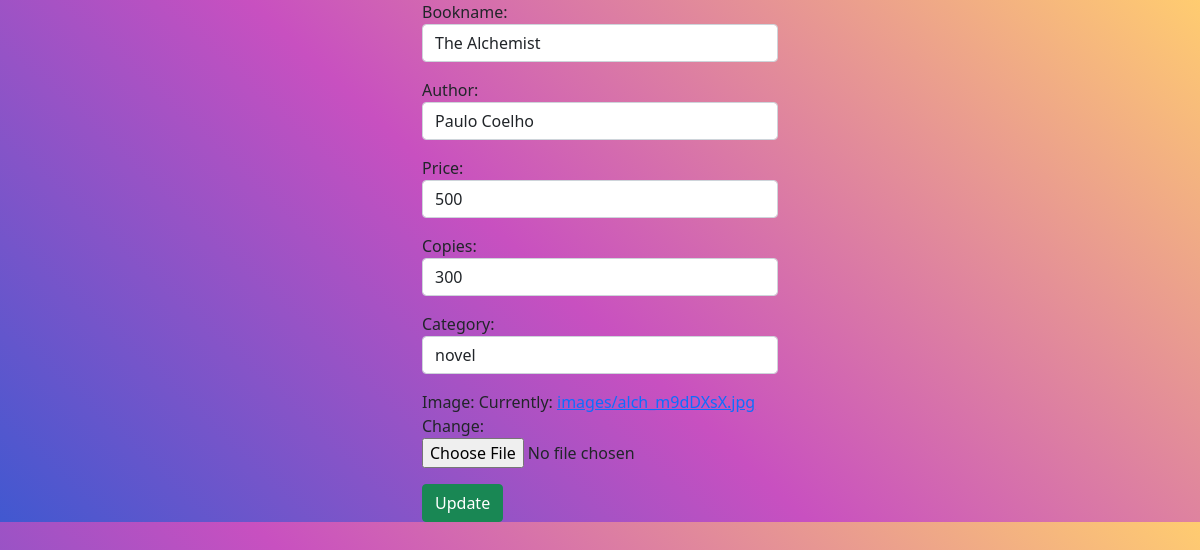
Screenshot of /owner/books/change/1 (signed in) with the database file from the repository.
### owner/models.py (models this page shows, shortened)
class Book(models.Model):
    book_name=models.CharField(max_length=100,unique=True,blank=True)
    author=models.CharField(max_length=100)
    price=models.PositiveIntegerField()
    copies=models.PositiveIntegerField()
    category=models.CharField(max_length=100,null=True)
    image=models.ImageField(upload_to="images",null=True)

### customer/decorators.py (the view)
    def wrapper(request,id=None,*args,**kwargs):
        if not request.user.is_superuser:
            return redirect("signin")
        else:
            return func(request,id,*args,**kwargs)

### owner/forms.py (shortened to what this page needs)
class BookEditForm(ModelForm):
    class Meta:
        model=Book
        fields="__all__"
        widgets={
            "book_name":forms.TextInput(attrs={"class":"form-control"}),
            "author":forms.TextInput(attrs={"class":"form-control"}),
            "price":forms.NumberInput(attrs={"class":"form-control"}),
            "copies":forms.NumberInput(attrs={"class":"form-control"}),
            "category":forms.TextInput(attrs={"class":"form-control"})
        }
        labels={
            "book_name":"Bookname"
        }

### owner/views.py (called while the page is built, shortened)
@admin_permission_required
def book_update(request,id,*args,**kwargs):
    book = Book.objects.get(id=id)
    form = forms.BookEditForm(instance=book)
    context = {}
    context['form'] = form
    return render(request,"change_book.html",context)

### owner/templates/change_book.html (shortened to what this page needs)
<!DOCTYPE html>
{%load static%}
<html lang="en">
<head>
    <link href="https://cdn.jsdelivr.net/npm/bootstrap@5.1.0/dist/css/bootstrap.min.css" rel="stylesheet">
    <link rel="stylesheet" href="{%static 'css/style.css'%}">
</head>
<body>
<div class="container">
    <div class="row">
        <div class="col-4"></div>
        <div class="col-4">
            <form action="" method="POST" enctype="multipart/form-data">
                {{form.as_p}}
                <button type="submit" class="btn btn-success">Update</button>
            </form>
        </div>
        <div class="col-4"></div>
    </div>
</div>
</body>
</html>

### owner/static/css/style.css (style rules this page uses)
body { background-color: #4158D0; background-image: linear-gradient(43deg, #4158D0 0%, #C850C0 46%, #FFCC70 100%); }

### rows the page displays
Book: book_name "The Alchemist", author "Paulo Coelho", price "500", copies "300", category "novel"
